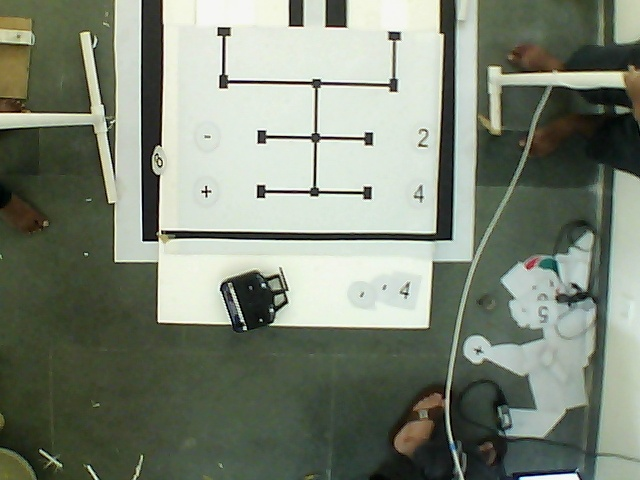
#> input picture Practice/test3s.jpg, 640 x 480 px
$ python contours.py   (Python 2 division)
#> lines starting #> are read from the running program, lines starting #| are printed output that depends on the picture; after the words box and inside, x2 and y2 are one past the last pixel; in counts of white or black regions, pixels touching at a corner belong together
import numpy as np
import cv2
img = cv2.imread('test3s.jpg')
#> img is the input picture: shape (480, 640, 3); mean B, G, R 117.7, 132.9, 124.6
imgray = cv2.cvtColor(img,cv2.COLOR_BGR2GRAY)
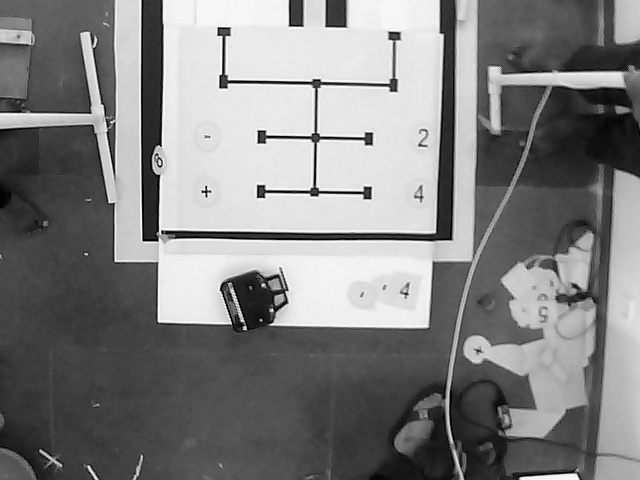
#> imgray: shape (480, 640); min 0, max 252, mean 128.7
ret,thresh = cv2.threshold(imgray,200,255,0)
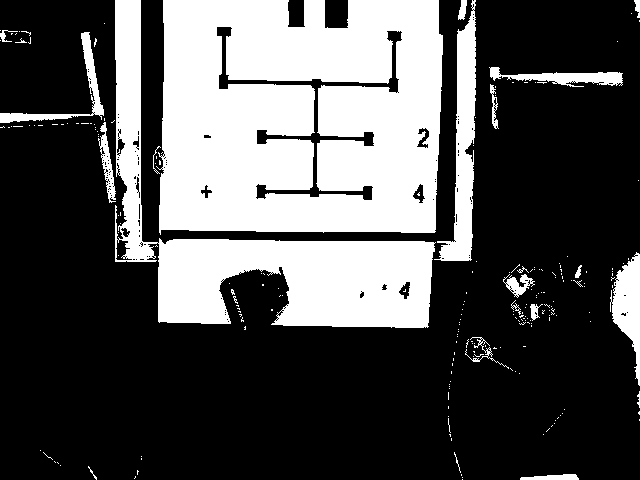
#> thresh: shape (480, 640); 31.7% white; 224 white regions (201 under 20 px)
contours, hierarchy = cv2.findContours(thresh,cv2.RETR_TREE,cv2.CHAIN_APPROX_NONE)
#> contours = 474 contours, 442 with area under 20; largest, box (x1, y1, x2, y2) and area: (156, 0, 443, 235) 62576, (115, 0, 436, 328) 25876, (434, 0, 476, 261) 4210, (216, 26, 403, 201) 3810, (610, 252, 640, 386) 1912
img = cv2.drawContours(img, contours, 0, (0,255,0), 3)
#> img: shape (480, 640, 3); under 0.01% of pixels changed, all inside (x1, y1, x2, y2) = (460, 477, 465, 480)
print contours[0]
#| [[[462 479]]]
cv2.imshow('contours', img)
cv2.waitKey(0)
cv2.destroyAllWindows()

$ run again, with Practice/img1.jpg copied over Practice/test3s.jpg
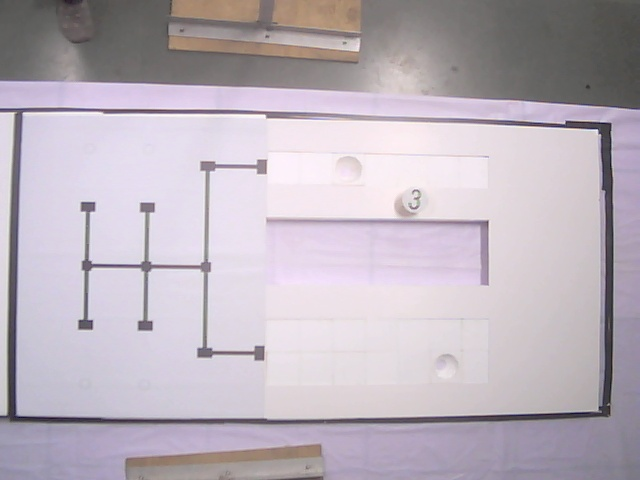
#> input picture Practice/img1.jpg, 640 x 480 px
#> img is the input picture: shape (480, 640, 3); mean B, G, R 188.1, 178.6, 187.7
#> `imgray = cv2.cvtColor(img,cv2.COLOR_BGR2GRAY)`:
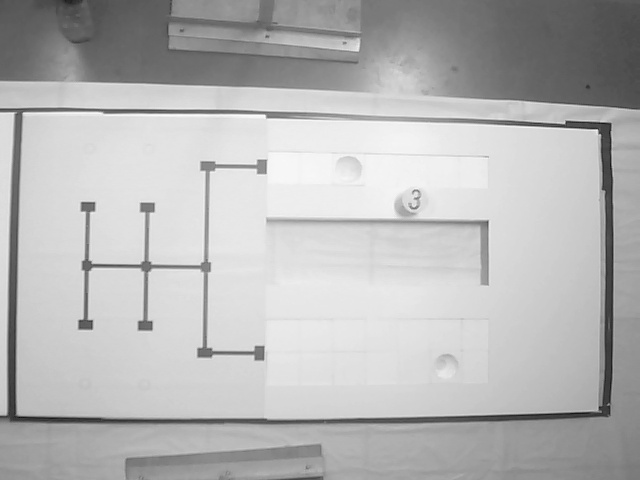
#> imgray: shape (480, 640); min 12, max 253, mean 182.4
#> `ret,thresh = cv2.threshold(imgray,200,255,0)`:
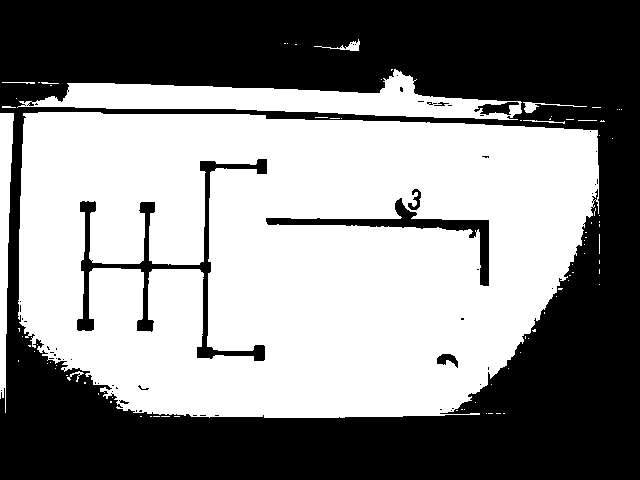
#> thresh: shape (480, 640); 52.2% white; 57 black regions (49 under 20 px)
#> contours = 158 contours, 141 with area under 20; largest, box (x1, y1, x2, y2) and area: (18, 112, 599, 418) 152882, (17, 69, 522, 120) 10463, (76, 158, 268, 362) 5032, (265, 197, 490, 287) 2810, (0, 113, 14, 413) 2170
#> img: shape (480, 640, 3); 0.01% of pixels changed, all inside (x1, y1, x2, y2) = (172, 414, 182, 419)
#| [[[174 416]]
#|  [[175 416]]
#|  [[176 416]]
#|  [[177 416]]
#|  [[178 416]]
#|  [[179 416]]
#> (further printed lines are left out)
